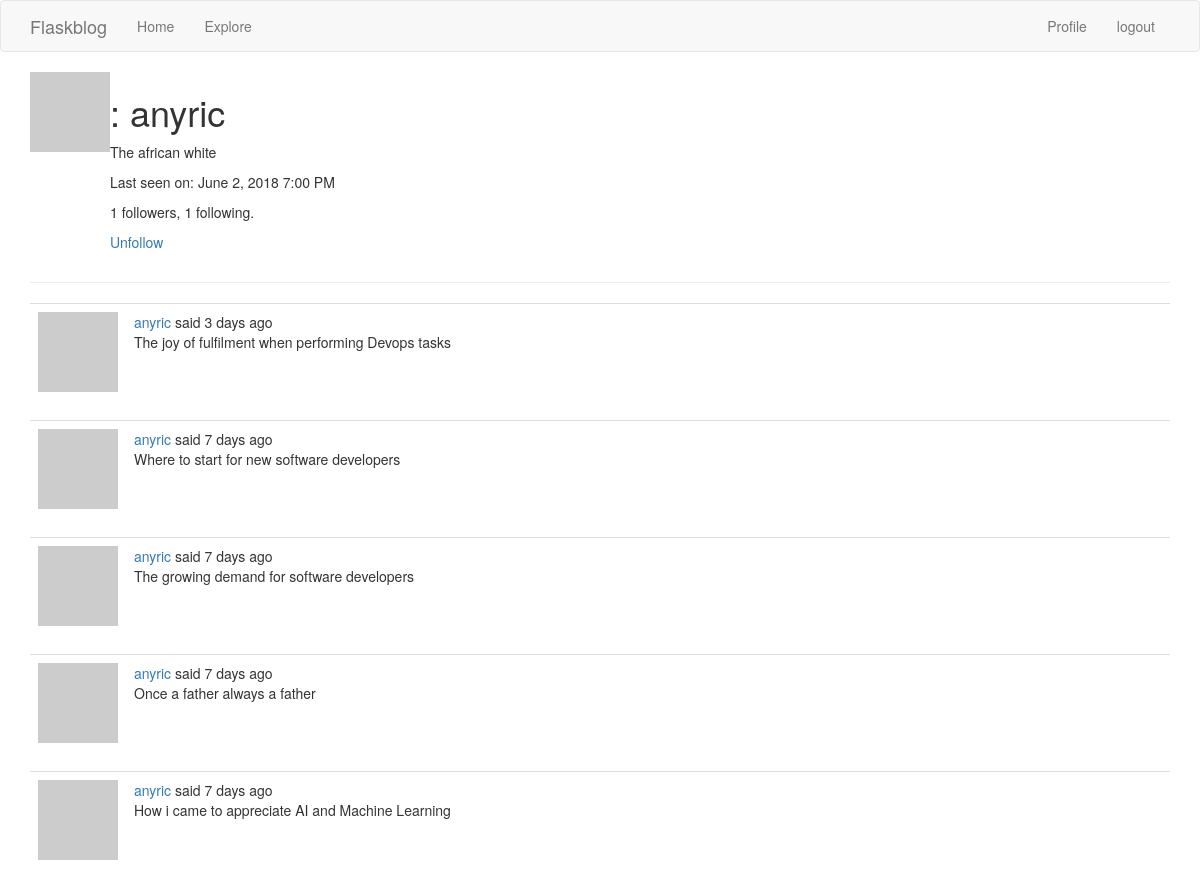
/user/anyric (signed in), run on the app's committed database.
### app/models.py (models this page shows, shortened)
class User(UserMixin, db.Model):
  id = db.Column(db.Integer, primary_key=True)
  username = db.Column(db.String(64), index=True, unique=True)
  email = db.Column(db.String(120), index=True, unique=True)
  password_hash = db.Column(db.String(128))
  about_me = db.Column(db.String(140))
  last_seen = db.Column(db.DateTime, default=datetime.utcnow)
  posts = db.relationship('Post', backref='author', lazy='dynamic')
  followed = db.relationship('User',
    secondary=followers,
    primaryjoin=(followers.c.follower_id == id),
    secondaryjoin=(followers.c.followed_id == id),
    backref=db.backref('followers', lazy='dynamic'), lazy='dynamic')
  @login.user_loader
  def load_user(id):
    return User.query.get(int(id))
  def avatar(self, size):
    digest = md5(self.email.lower().encode('utf-8')).hexdigest()
    return 'https://www.gravatar.com/avatar/{}?d=identicon?&s={}'.format(digest, size)
  def is_following(self, user):
    return self.followed.filter(followers.c.followed_id == user.id).count() > 0

class Post(db.Model):
  id = db.Column(db.Integer, primary_key=True)
  body = db.Column(db.String(140), index=True, unique=True)
  timestamp = db.Column(db.DateTime, index=True, default=datetime.utcnow)
  user_id = db.Column(db.Integer, db.ForeignKey('user.id'))

### app/routes.py (the view)
@app.route('/user/<username>')
@login_required
def user(username):
  user = User.query.filter_by(username=username).first_or_404()
  page = request.args.get('page', 1, type=int)
  posts = user.posts.order_by(Post.timestamp.desc()).paginate(
  page, app.config['POSTS_PER_PAGE'], False)
  next_url = url_for('user', username=user.username, page=posts.next_num) if posts.has_next else None
  prev_url = url_for('user', username=user.username, page=posts.prev_num) if posts.has_prev else None
  return render_template('user.html', user=user, posts=posts.items, next_url=next_url, prev_url=prev_url)

### app/routes.py (called while the page is built)
@app.before_request
def before_request():
  if current_user.is_authenticated:
    current_user.last_seen = datetime.utcnow()
    db.session.commit()
  g.locale = str(get_locale())

### app/templates/user.html (shortened to what this page needs)
{% extends "base.html" %}
{% block app_content %}
  <table>
    <tr valign="top">
      <td><img src="{{ user.avatar(128) }}"></td>
      <td>
        <h1>{{ _(User) }}: {{ user.username }}</h1>
        {% if user.about_me %}
          <p>{{ user.about_me }}</p>
        {% endif %}
        {% if user.last_seen %}
          <p>{{ _('Last seen on') }}: {{ moment(user.last_seen).format('LLL') }}</p>
        {% endif %}
        <p>{{ user.followers.count() }} {{ _('followers') }}, {{ user.followed.count() }} {{ _('following') }}.</p>
        {% if user == current_user %}
          <p><a href="{{ url_for('edit_profile', username=current_user.username) }}">{{ _('Edit your profile') }}</a></p>
        {% elif not current_user.is_following(user) %}
          <p><a href="{{ url_for('follow', username=user.username) }}">{{ _('Follow') }}</a></p>
        {% else %}
          <p><a href="{{ url_for('unfollow', username=user.username) }}">{{ _('Unfollow') }}</a></p>
        {% endif %}
      </td>
    </tr>
  </table>
  <hr>
  {% for post in posts %}
    {% include '_post.html' %}
  {% endfor %}
{% endblock %}

### app/templates/_post.html (shortened to what this page needs)
<table class="table table-hover">
  <tr>
    <td width="70px">
      <a href="{{ url_for('user', username=post.author.username) }}">
        <img src="{{ post.author.avatar(70) }}"/> </a>
    </td>
    <td>
      {{ _('%(username)s said %(when)s', username=user_link, when=moment(post.timestamp).fromNow()) }}
    <br>
      {{ post.body }}
    </td>
  </tr>
</table>

### data on the page
User: username "anyric", about_me "The african white", last_seen "June 2, 2018 7:00 PM"
Post: body "The joy of fulfilment when performing Devops tasks"
Post: body "Where to start for new software developers"
Post: body "The growing demand for software developers"
Post: body "Once a father always a father"
Post: body "How i came to appreciate AI and Machine Learning"

### other printed values
{{ user.followers.count() }} "1"
{{ user.followed.count() }} "1"
